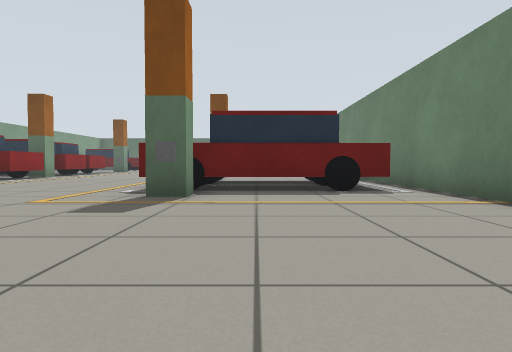
[1] (above)

24 first-person views from a walk through a Gazebo world. The camera is 0.5 m above the floor, tilts 2° down and sees 70° across. The floor is counted in squares, 1 m on a side. Each view is taken from the middle of a square. On the plan, view 1 faces up. The plan holds only what a view shows up to about 9 squares ahead; the rest is blank. Some stock models are drawn as simple stand-ins. Surface patterns are stand-ins for the level's own textures.

[2]
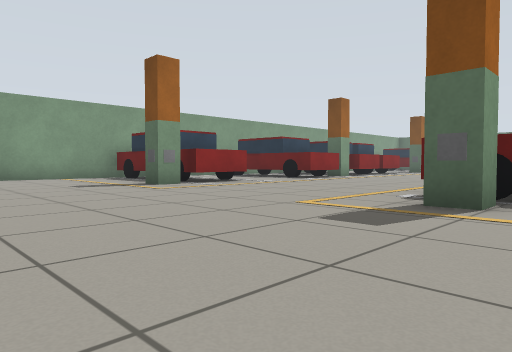

[3]
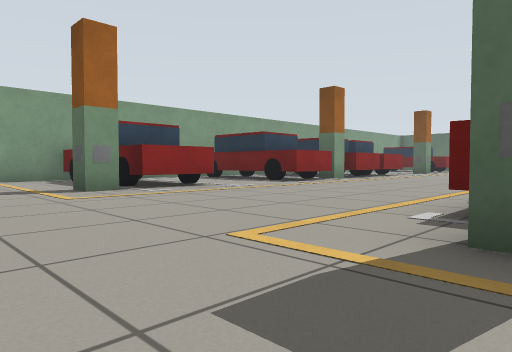

[4]
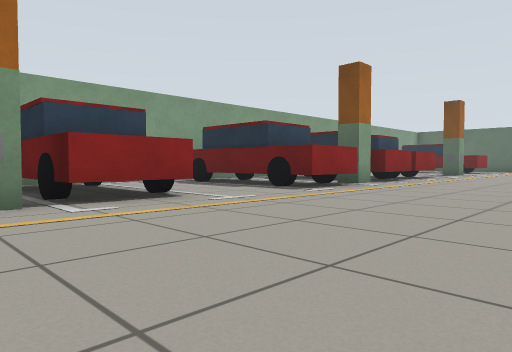

[5]
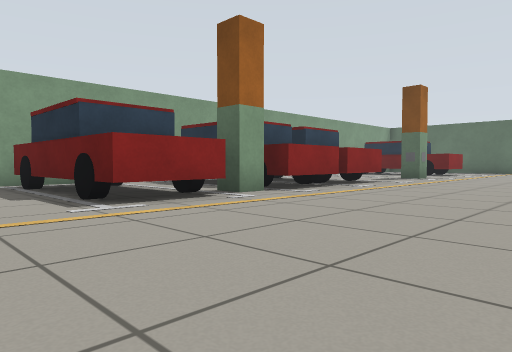

[6]
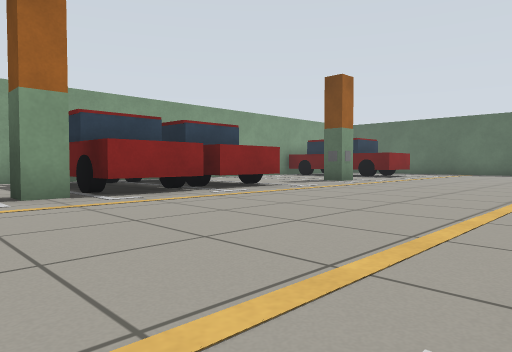

[7]
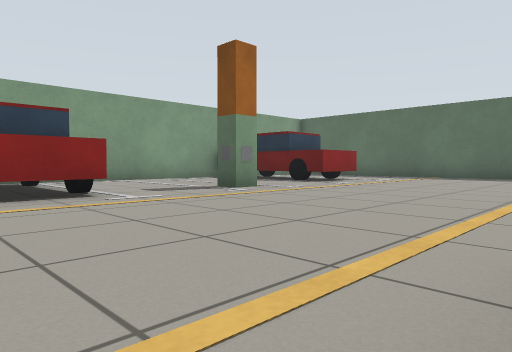

[8]
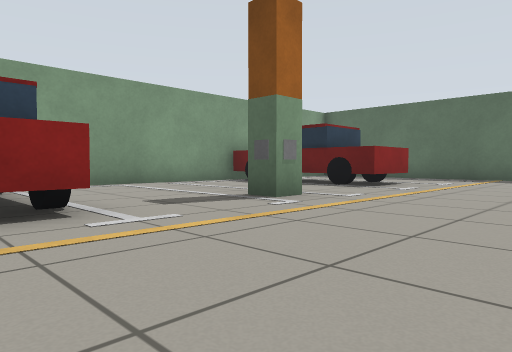

[9]
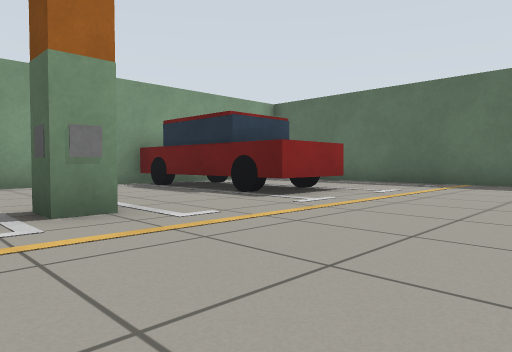

[10]
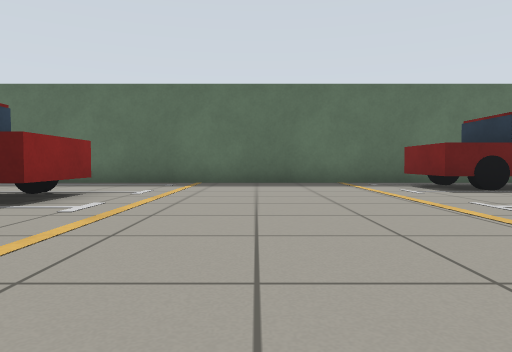

[11]
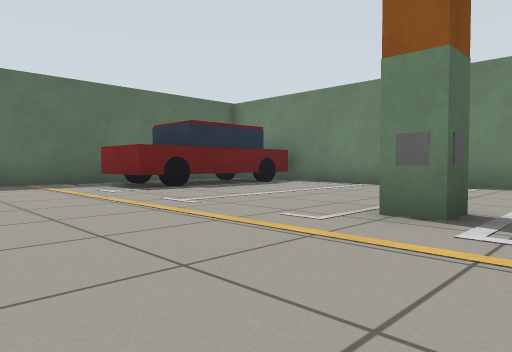

[12]
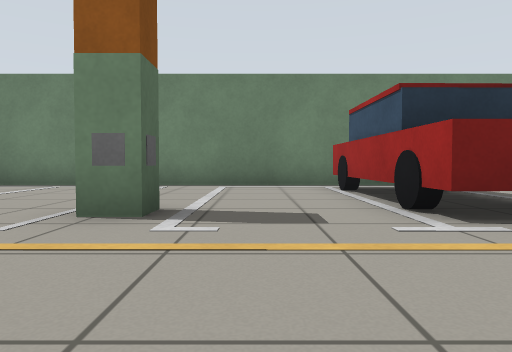

[13]
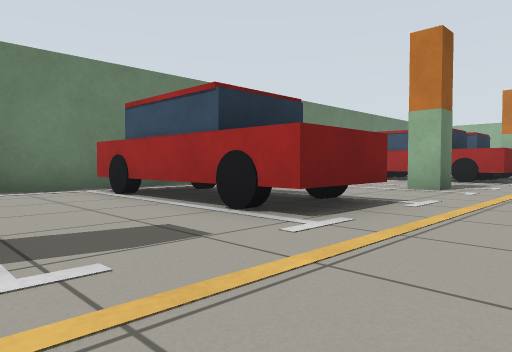

[14]
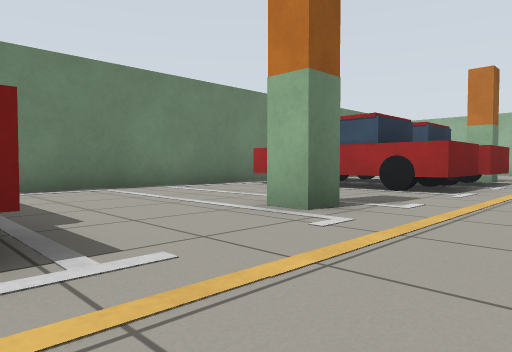

[15]
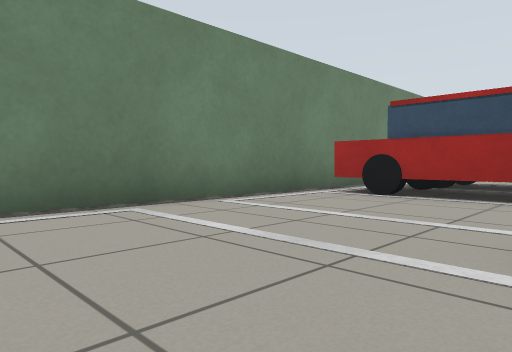

[16]
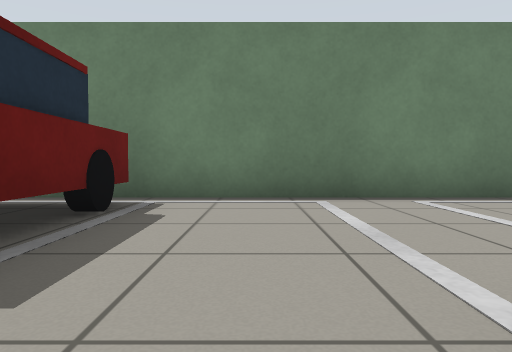

[17]
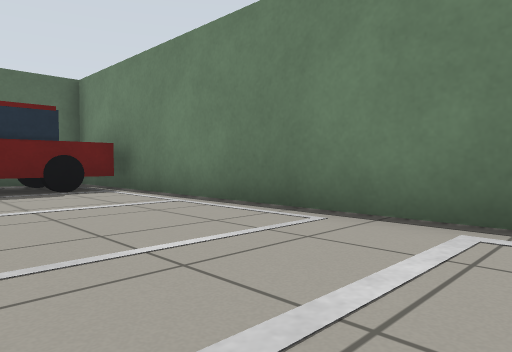

[18]
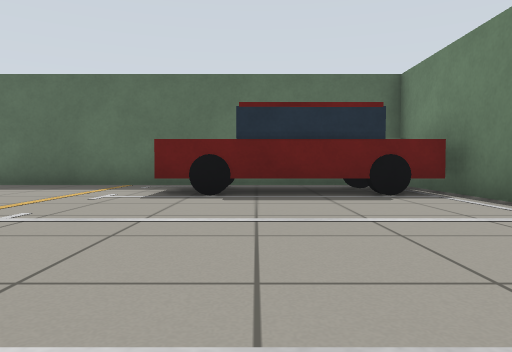

[19]
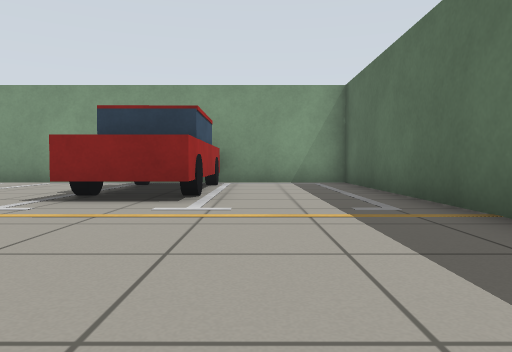

[20]
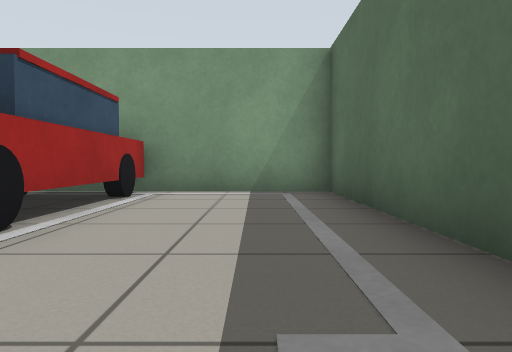

[21]
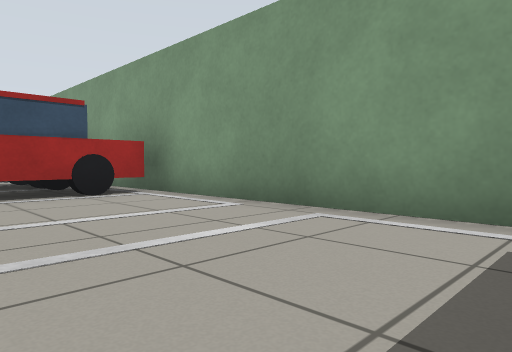

[22]
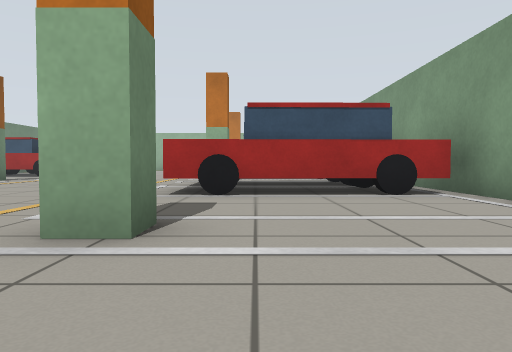

[23]
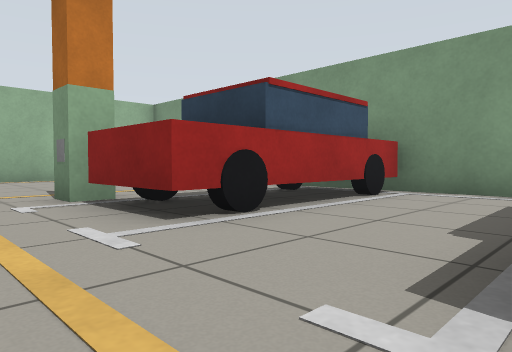

[24]
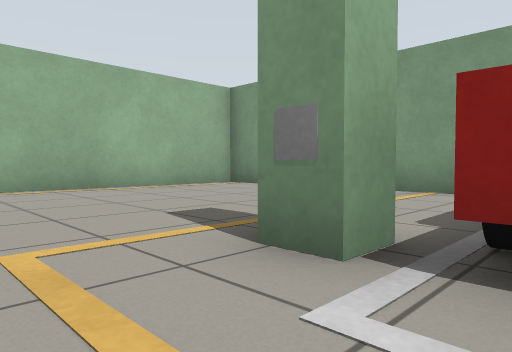

### Floor plan
Points are (right, up) in squares from view 1. A wall is a line through its corners. A room is listed if a view was taken in it or the views show most of it. See-through windows are left out.
Room 1 (views 1, 2, 3, 4, 5, 6, 7, 8, 9, 10, 11, 12, 13, 14, 15, 16, 17, 18, 19, 20, 21, 22, 23, 24)
walls: (-1.7, 13.2) (-1.7, 13.9) (-1, 13.9); (-7.6, 13.9) (-7.6, 13.2) (-8.2, 13.2); (-1, 21) (-1.6, 21) (-1.6, 21.7); (-7.6, 21) (-8.2, 21) (-8.2, 21.6) (-7.6, 21.6) (-7.6, 21); (-12.4, 11.8) (-12.4, 7); (-1, 6.1) (-1, 5.4) (-1.8, 5.4); (-8.2, 6) (-7.6, 6) (-7.6, 5.4) (-8.2, 5.4); (3.3, 4.6) (3.3, 26.2); (-12.4, 5.1) (-12.4, 4.1); (-0.4, 29.3) (-12.4, 29.3) (-12.4, 18.1); (3.3, 28.6) (3.3, 29.3) (1.6, 29.3); (-11.4, -0.4) (-7.3, -0.4)
objects: car (-12, 7) to (-8, 8); car (-12, 11) to (-8, 13); car (-12, 14) to (-8, 16); car (-12, 17) to (-8, 18); car (-12, 25) to (-8, 26); car (-2, 7) to (2, 8); car (-2, 9) to (2, 10); car (-2, 17) to (2, 18); car (-1, 27) to (3, 28)

Where each view was taken, in squares from view 1:
view 1: 0 up, 0 right, facing up
view 2: 1 up, 0 right, facing up-left
view 3: 3 up, 1 left, facing up-left
view 4: 5 up, 3 left, facing up-left
view 5: 9 up, 3 left, facing up-left
view 6: 12 up, 2 left, facing up-left
view 7: 16 up, 2 left, facing up-left
view 8: 17 up, 4 left, facing up-left
view 9: 20 up, 4 left, facing up-left
view 10: 20 up, 5 left, facing up
view 11: 20 up, 5 left, facing up-right
view 12: 20 up, 5 left, facing right
view 13: 21 up, 4 left, facing down-right
view 14: 17 up, 4 left, facing down-right
view 15: 16 up, 1 left, facing down-right
view 16: 15 up, 2 left, facing right
view 17: 20 up, 0 right, facing up-right
view 18: 21 up, 0 right, facing up
view 19: 27 up, 3 left, facing left
view 20: 28 up, 6 left, facing left
view 21: 24 up, 9 left, facing down-left
view 22: 24 up, 9 left, facing down
view 23: 11 up, 6 left, facing down-left
view 24: 7 up, 6 left, facing down-left
